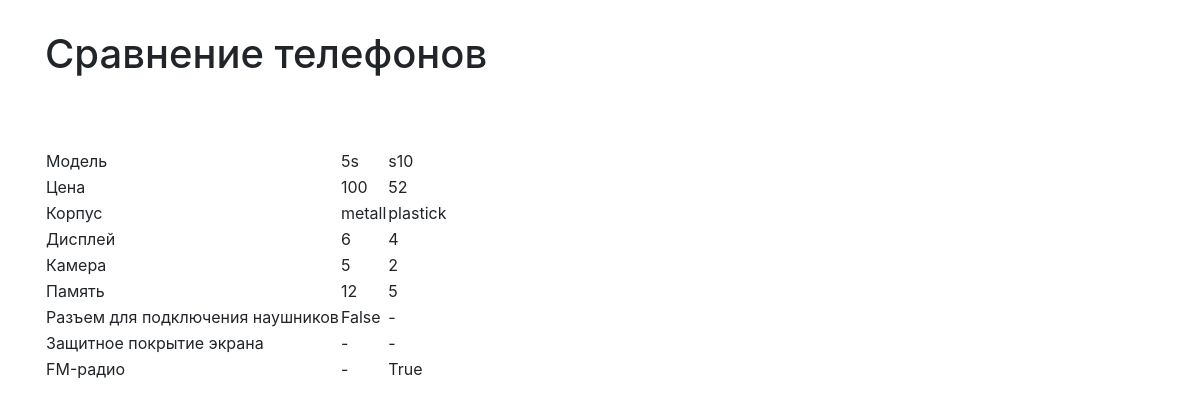
The page / on the database its author committed.
### phones/models.py (models this page shows)
class Phone(models.Model):
    model = models.CharField(verbose_name='Модель', max_length=50)
    price = models.PositiveIntegerField(verbose_name='Цена')
    body = models.CharField(verbose_name='Корпус', max_length=50)
    display = models.CharField(verbose_name='Дисплей', max_length=50)
    camera = models.CharField(verbose_name='Камера', max_length=50)
    memory = models.CharField(verbose_name='Память', max_length=50)

### phones/views.py (the view)
# urls.py: path('', show_catalog)
def show_catalog(request):
    phones = Phone.objects.all()
    context = list()
    fields_verbose = list()
    fields_name = list()
    for phone in phones:
        for field in phone._meta.get_fields()[len(phones) + 2:]:
            if field.verbose_name not in fields_verbose:
                fields_verbose.append(field.verbose_name)
        for field in phone._meta.get_fields()[len(phones) + 2:]:
            if field.name not in fields_name:
                fields_name.append(field.name)
    for phone in [Apple, Xiaomi, Motorola]:
        for field in phone._meta.get_fields()[1:]:
            if field.verbose_name not in fields_verbose:
                fields_verbose.append(field.verbose_name)
        for field in phone._meta.get_fields()[1:]:
            if field.name not in fields_name:
                fields_name.append(field.name)
    for fields in fields_verbose:
        context.append([fields])
    for phone in Phone.objects.all():
        c = 0
        for field in fields_name:
            if hasattr(phone, field):
                context[c].append(getattr(phone, field))
            else:
                for model in [Apple, Motorola, Xiaomi]:
                    if model.objects.filter(model_id=phone.id):
                        if hasattr(model.objects.get(model_id=phone.id), field):
                            context[c].append(getattr(model.objects.get(model_id=phone.id), field))
                        else:
                            context[c].append('-')
            c += 1
    print(Phone.objects.all())
    return render(
        request,
        'catalog.html',
        {'phones': context}
    )

### templates/catalog.html (shortened to what this page needs)
{% extends "base.html" %}
{% load static %}
{% block content %}
    <div class="container">
        <div class="header">
            <h1>Сравнение телефонов</h1>
        </div>
        <div>
            <table>
                {% for row in phones %}
                <tr>
                    {% for cell in row %}
                    <td> {{ cell }} </td>
                    {% endfor %}
                </tr>
                {% endfor %}
            </table>
        </div>
    </div>
{% endblock %}

### templates/base.html (shortened to what this page needs)
<!DOCTYPE html>{% load static %}
<html>
  <head>
    <link type="text/css" rel="stylesheet" href="{% static "css/bootstrap.css" %}"  media="screen,projection"/>
    <link type="text/css" rel="stylesheet" href="{% static "css/style.css" %}"  media="screen,projection"/>
  </head>
  <body>
    {% block content %}{% endblock %}
  </body>
</html>

### static/css/style.css (style rules this page uses)
.header { margin-top: 30px; margin-bottom: 70px; }

### rows shown on the page
Phone: row "5s" "metall" "12"
Phone: row "s10" "plastick"

### other values the page prints
{{ cell }} "Модель" "Цена" "100" "52" "Корпус" "Дисплей" "6" "4" "Камера" "5" "2" "Память" "5" "Разъем для подключения наушников" "False" "-" "Защитное покрытие экрана" "-" "-" "FM-радио" "-" "True"
